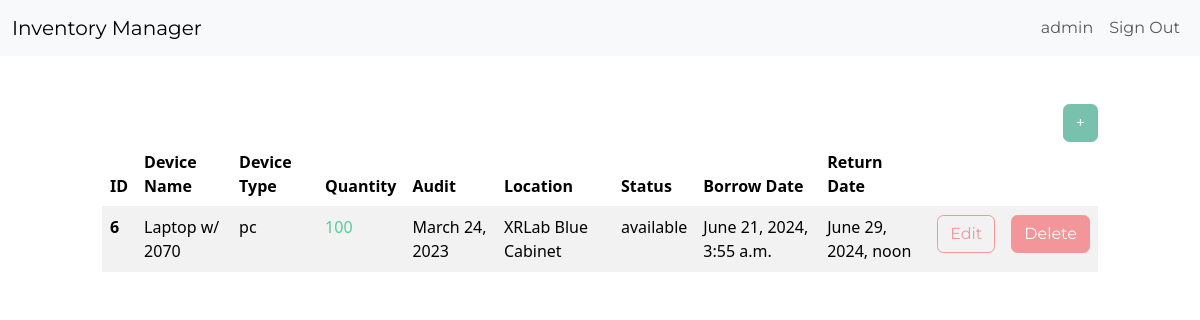
/dashboard/ (signed in), run on the app's committed database.
### inventory/models.py (models this page shows, shortened)
class MainInventory(models.Model):
    name = models.CharField(max_length=50)
    type = models.ForeignKey('Type', on_delete=models.SET_NULL, blank=True, null=True)
    quantity = models.IntegerField()
    audit = models.DateField()
    location = models.CharField(max_length=50)
    STATUS_CHOICES = (
        ('available', 'Available'),
        ('on rent', 'On Rent'),
        ('dismantle', 'Dismantle'),
    )
    status = models.CharField(max_length=50, choices=STATUS_CHOICES, default='available')
    borrow_date = models.DateTimeField(auto_now_add=True)
    return_date = models.DateTimeField()
    user = models.ForeignKey(User, on_delete=models.CASCADE, default=1)
    class Meta:
        verbose_name_plural = 'MainInventory'

class Type(models.Model):
    name = models.CharField(max_length=50)
    class Meta:
        verbose_name_plural = 'Types'

### inventory/views.py (the view)
# urls.py: path('dashboard/', Dashboard.as_view(), name='dashboard'),
class Dashboard(LoginRequiredMixin, View):
    def get(self, request):
        items = MainInventory.objects.filter(user=self.request.user.id).order_by('id')
        low_inventory = MainInventory.objects.filter(
            user=self.request.user.id,
            quantity__lte=settings.LOW_QUANTITY
        )
        if low_inventory.count() > 0:
            if low_inventory.count() > 1:
                messages.error(request, f'{low_inventory.count()} items have low inventory')
            else:
                messages.error(request, f'{low_inventory.count()} item has low inventory')
        low_inventory_ids = MainInventory.objects.filter(
            user=self.request.user.id,
            quantity__lte=settings.LOW_QUANTITY
        ).values_list('id', flat=True)
        return render(request, 'inventory/dashboard.html', {'items': items, 'low_inventory_ids': low_inventory_ids})

### inventory/templates/inventory/dashboard.html (shortened to what this page needs)
{% extends "inventory/base.html" %}
{% block content %}
<div class="row">
    <div class="col-md-10 col-12 mx-auto mt-5">
        <div class="d-flex justify-content-end">
            <a href="{% url "add-item" %}" class="btn btn-primary">+</a>
        </div>
        <table class="table table-striped">
            <thead>
                <tr>
                    <th scope="col">ID</th>
                    <th scope="col">Device Name</th>
                    <th scope="col">Device Type</th>
                    <th scope="col">Quantity</th>
                    <th scope="col">Audit</th>
                    <th scope="col">Location</th>
                    <th scope="col">Status</th>
                    <th scope="col">Borrow Date</th>
                    <th scope="col">Return Date</th>
                    <th scope="col"></th>
                    <th scope="col"></th>
                </tr>
            </thead>
            <tbody>
                {% for item in items %}
                <tr>
                    <th scope="row">{{ item.id }}</th>
                    <td scope="row">{{ item.name }}</td>
                    <td scope="row">{{ item.type.name }}</td>
                    {% if item.id in low_inventory_ids %}
                    <td class="text-danger">{{ item.quantity }}</td>
                    {% else %}
                    <td class="text-success">{{ item.quantity }}</td>
                    {% endif %}
                    <td scope="row">{{ item.audit }}</td>
                    <td scope="row">{{ item.location }}</td>
                    <td scope="row">{{ item.status }}</td>
                    <td scope="row">{{ item.borrow_date }}</td>
                    <td scope="row">{{ item.return_date }}</td>
                    <td scope="row"><a href="{% url "edit-item" item.id %}" class="btn btn-outline-secondary">Edit</a></td>
                    <td scope="row"><a href="{% url "delete-item" item.id %}" class="btn btn-secondary">Delete</a></td>
                </tr>
                {% endfor %}
            </tbody>
        </table>
    </div>
</div>
{% endblock content %}

### inventory/templates/inventory/base.html (shortened to what this page needs)
<!DOCTYPE html>
<html>
    <head>
        <link href="https://bootswatch.com/5/minty/bootstrap.min.css" rel="stylesheet">
    </head>
    <body>
        {% include "inventory/navigation.html" %}
        {% block content %}
        {% endblock content %}
    </body>
</html>

### inventory/templates/inventory/navigation.html (shortened to what this page needs)
<nav class="navbar navbar-expand-lg bg-light">
    <div class="container-fluid">
        <a class="navbar-brand" href="{% url 'index' %}">Inventory Manager</a>
        <div class="collapse navbar-collapse justify-content-end" id="navbarNav">
            <ul class="navbar-nav">
                {% if user.is_authenticated %}
                    <li class="nav-item">
                        <a class="nav-link" href="#">{{ user.username }}</a>
                    </li>
                    <li class="nav-item">
                        <a class="nav-link" href="#" onclick="event.preventDefault(); document.getElementById('logout-form').submit();">Sign Out</a>
                    </li>
                {% endif %}
            </ul>
        </div>
    </div>
</nav>

### data on the page
MainInventory: id "6", name "Laptop w/ 2070", type.name "pc", quantity "100", audit "March 24, 2023", location "XRLab Blue Cabinet", status "available", borrow_date "June 21, 2024, 3:55 a.m.", return_date "June 29, 2024, noon"

### other printed values
{{ user.username }} "admin"
